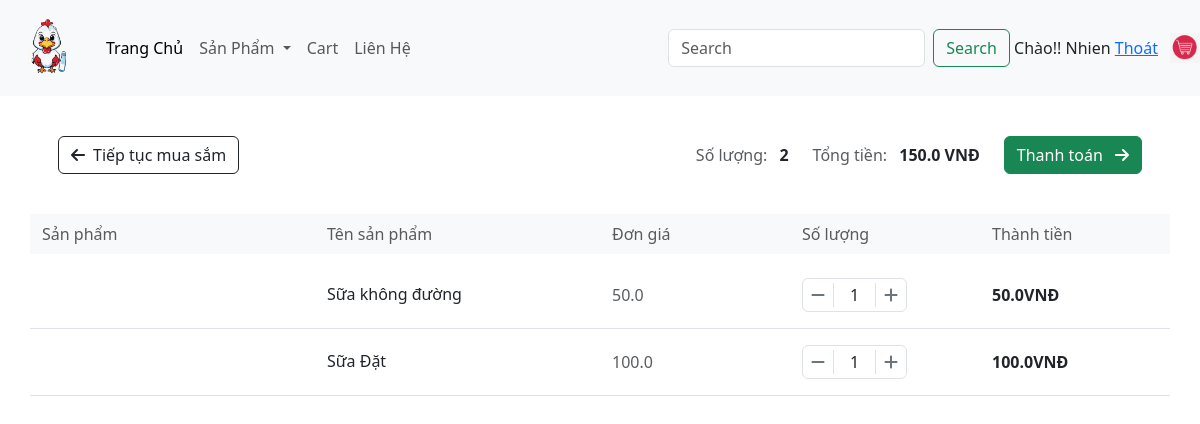
The app's page /cart/ (signed in), older data.
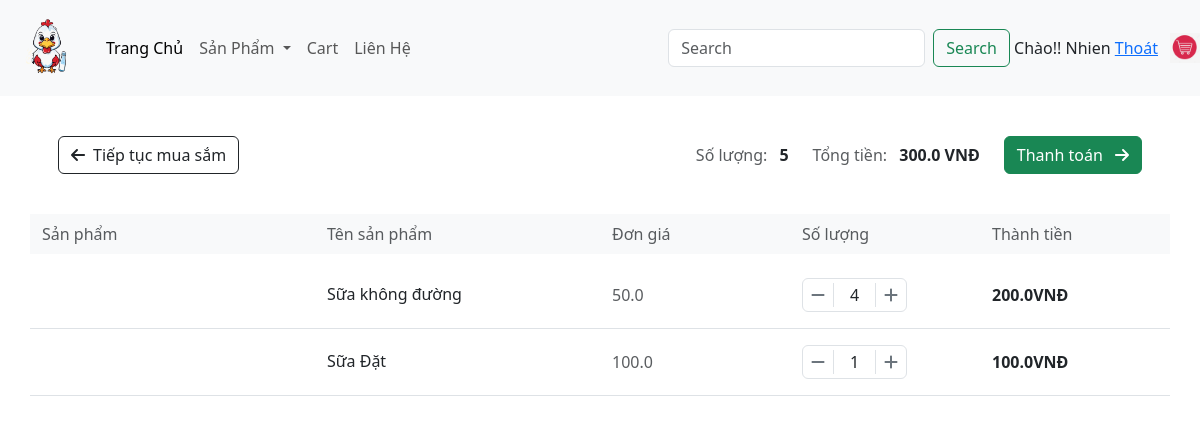
The same page, newer data.
### app/models.py (models this page shows, shortened)
class Order(models.Model):
    Customer = models.ForeignKey(User, on_delete=models.SET_NULL, null=True, blank=False)
    date_order = models.DateTimeField(auto_now_add=True)
    complete = models.BooleanField(default=False, null=True, blank=False)
    transaction_id = models.CharField(max_length=200, null = True)
    @property
    def get_cart_items(self):
        orderitems = self.orderitem_set.all()
        total = sum([item.quantity for item in orderitems ])
        return total
    @property
    def get_cart_total(self):
        orderitems = self.orderitem_set.all()
        total = sum([item.get_total for item in orderitems ])
        return total

class OrderItem(models.Model):
    product = models.ForeignKey(Product, on_delete=models.SET_NULL,blank=True, null=True)
    order = models.ForeignKey(Order, on_delete=models.SET_NULL,blank=True, null=True)
    quantity = models.IntegerField(default=0, null=True, blank=False)
    date_added = models.DateTimeField(auto_now_add=True)
    @property
    def get_total(self):
        total = self.product.price * self.quantity
        return total

class Product(models.Model):
    category = models.ManyToManyField(Category,related_name='products')
    name = models.CharField(max_length=200, null=True)
    price = models.FloatField()
    digital = models.BooleanField(default=False, null=True, blank=False)
    image = models.ImageField(null=True, blank=True)
    detail = models.TextField(null=True, blank=True)
    @property
    def ImageURL(self):
        try:
            url = self.image.url
        except:
            url = ''
        return url

### app/views.py (the view)
# urls.py: path('cart/', views.cart, name="cart"),
def cart(request):
    if request.user.is_authenticated:
        customer = request.user
        order, created = Order.objects.get_or_create(Customer=customer, complete=False)
        items = order.orderitem_set.all()
        cartItems = order.get_cart_items
        user_login = "show"
        User_not_login = "hidden"
    else:
        items = []
        order = {'get_cart_total': 0, 'get_cart_items': 0}
        cartItems = order['get_cart_items']
        user_login = "hidden"
        User_not_login = "show"
    categories = Category.objects.filter(is_sub=False)
    context = {'items': items, 'order': order,'user_login':user_login,'User_not_login':User_not_login,'cartItems':cartItems,'categories':categories}
    return render(request, 'app/cart.html', context)

### app/templates/app/cart.html (shortened to what this page needs)
{% extends 'app/base.html' %}
{% load static %}
{% block cart_content %}
<div class="container py-4" style='width:100%'>
	<div class="row mb-4">
		<div class="col-12">
			<div class="box-element p-3">
				<div class="d-flex justify-content-between align-items-center">
					<a class="btn btn-outline-dark" href="{% url 'home' %}">
						<i class="fas fa-arrow-left me-2"></i>Tiếp tục mua sắm
					</a>
					<div class="d-flex align-items-center">
						<div class="me-4">
							<span class="text-muted">Số lượng:</span>
							<strong class="ms-2">{{order.get_cart_items}}</strong>
						</div>
						<div class="me-4">
							<span class="text-muted">Tổng tiền:</span>
							<strong class="ms-2">{{order.get_cart_total}} VNĐ</strong>
						</div>
						<a class="btn btn-success" href="{% url 'checkout' %}">
							Thanh toán <i class="fas fa-arrow-right ms-2"></i>
						</a>
					</div>
				</div>
			</div>
		</div>
	</div>
	<div class="row bg-light py-2 mb-2 d-none d-md-flex">
		<div class="col-md-3 text-muted">Sản phẩm</div>
		<div class="col-md-3 text-muted">Tên sản phẩm</div>
		<div class="col-md-2 text-muted">Đơn giá</div>
		<div class="col-md-2 text-muted">Số lượng</div>
		<div class="col-md-2 text-muted">Thành tiền</div>
	</div>
	{% for item in items %}
	<div class="row py-3 border-bottom align-items-center"data-product="{{item.product.id}}">
		<div class="col-md-3 col-6">
		</div>
		<div class="col-md-3 col-6">
			<h6 class="mb-0">{{item.product.name}}</h6>
		</div>
		<div class="col-md-2 col-4 mt-3 mt-md-0">
			<span class="text-muted">{{item.product.price}} </span>
		</div>
		<div class="col-md-2 col-4 mt-3 mt-md-0">
			<div class="quantity-wrapper d-flex align-items-center">
				<div class="quantity-controls d-flex align-items-center border rounded">
					<button class="btn btn-quantity px-2 py-1" data-action="remove">
						<i class="fas fa-minus"></i>
					</button>
					<span class="quantity px-3">{{item.quantity}}</span>
					<button class="btn btn-quantity px-2 py-1" data-action="add">
						<i class="fas fa-plus"></i>
					</button>
				</div>
			</div>
		</div>
		<div class="col-md-2 col-4 mt-3 mt-md-0">
			<strong>{{item.get_total}}VNĐ</strong>
		</div>
	</div>
	{% endfor %}
</div>
{% endblock cart_content %}

Row changes from the older to the newer data that the page shows:
changed through a linked row, Order: get_cart_items "2" → "5"; get_cart_total "150.0" → "300.0"
changed OrderItem "Sữa không đường": quantity "1" → "4"; get_total "50.0" → "200.0"
